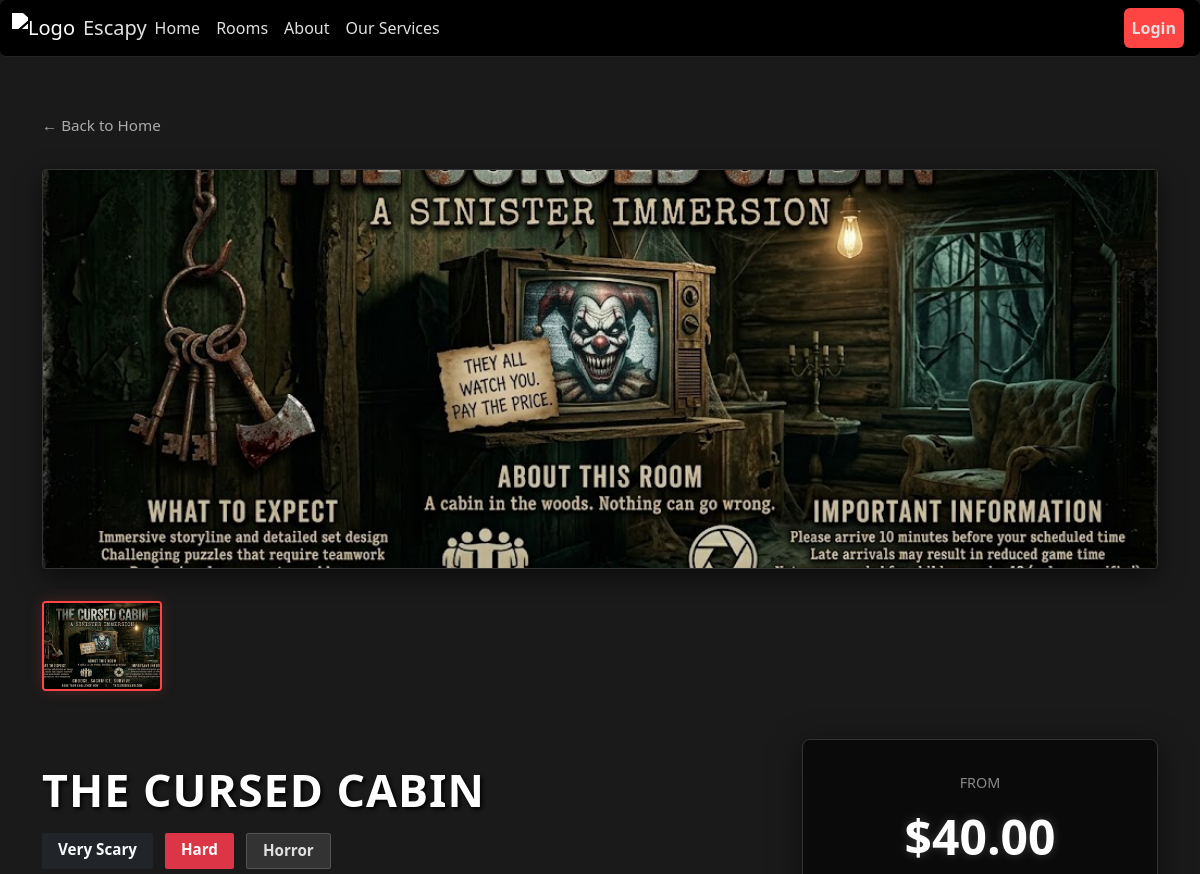
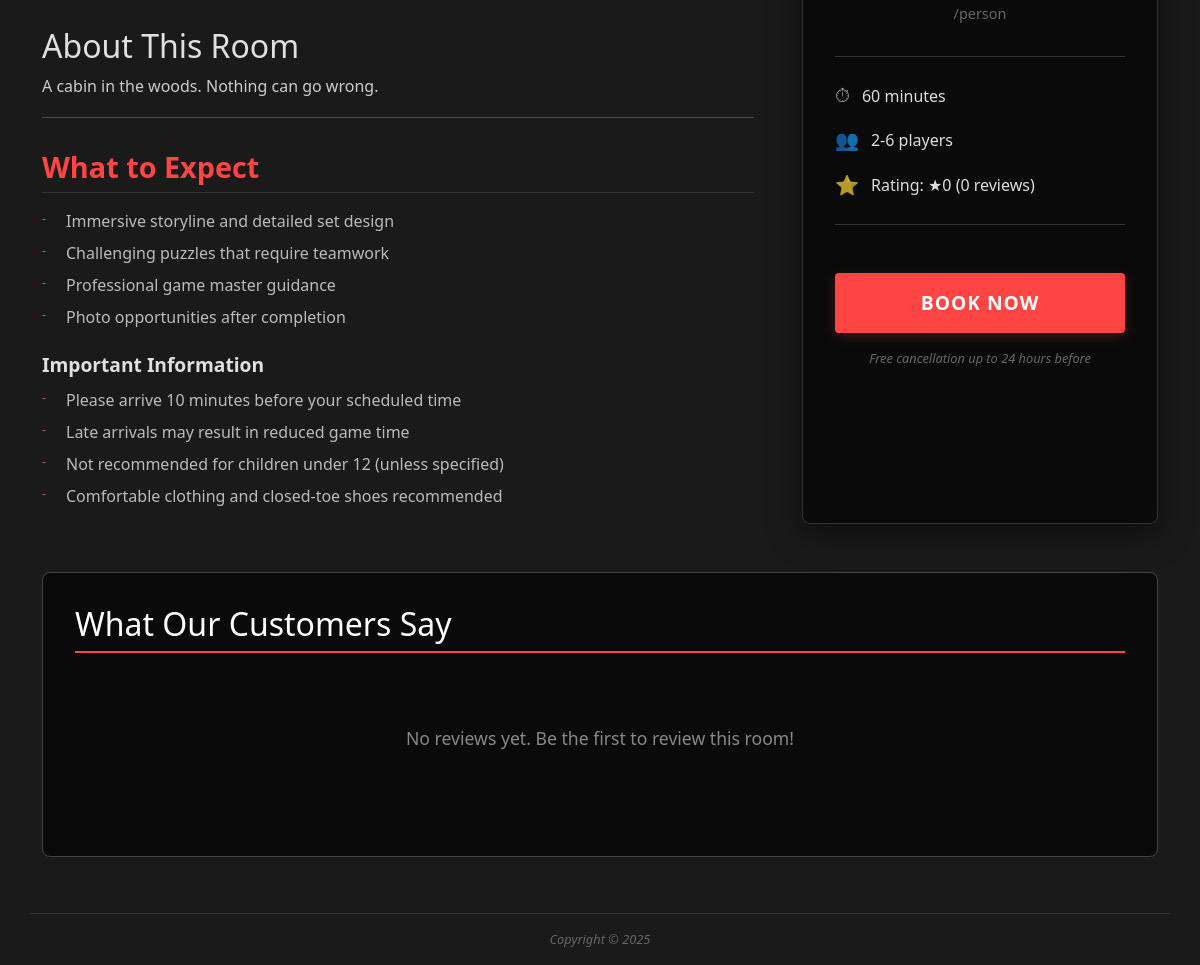
/room.php?name=The+Cursed+Cabin, run on the app's committed database (2 pictures, top to bottom).
### tables this page shows
CREATE TABLE IF NOT EXISTS `RoomImages` (
  `imageID` int unsigned NOT NULL AUTO_INCREMENT,
  `Rooms_roomID` int unsigned NOT NULL,
  `imagePath` varchar(255) NOT NULL,
  `is_featured` tinyint(1) DEFAULT '0',
  `created_at` timestamp NULL DEFAULT CURRENT_TIMESTAMP,
  PRIMARY KEY (`imageID`),
  KEY `fk_RoomImages_Rooms_idx` (`Rooms_roomID`),
  CONSTRAINT `fk_RoomImages_Rooms` FOREIGN KEY (`Rooms_roomID`) REFERENCES `Rooms` (`roomID`) ON DELETE CASCADE
);

CREATE TABLE `Rooms` (
  `roomID` int unsigned NOT NULL AUTO_INCREMENT,
  `roomName` varchar(100) NOT NULL,
  `roomDescription` text NOT NULL,
  `roomMax` tinyint unsigned NOT NULL,
  `roomMin` tinyint unsigned NOT NULL,
  `roomDuration` tinyint unsigned NOT NULL,
  `roomDifficulty` enum('Easy','Medium','Hard','Very Hard') NOT NULL,
  `roomLocation` varchar(45) NOT NULL,
  `roomFearLevel` enum('Not Scary','Mildly Scary','Scary','Very Scary') NOT NULL,
  `roomExperienceType` enum('No Live Actor','Live Actor') NOT NULL,
  `roomGenre` enum('Horror','Thriller','Fantasy','Adventure','Mystery') NOT NULL,
  `roomPricePeak` decimal(10,2) NOT NULL,
  `roomPriceOffPeak` decimal(10,2) NOT NULL,
  `imagePath` varchar(255) NULL DEFAULT 'images/placeholder.png',
  PRIMARY KEY (`roomID`),
  UNIQUE KEY `roomID_UNIQUE` (`roomID`)
);

### src/inc/functions.php (called while the page is built, shortened)
<?php
function sanitize_input($data)
{
    $data = trim($data);
    $data = stripslashes($data);
    $data = htmlspecialchars($data);
    return $data;
}
function getBadgeColor($fearLevel)
{
    switch ($fearLevel) {
        case 'Very Scary':
            return 'bg-dark text-light';
    }
}
function getDifficultyColor($roomDifficulty)
{
    switch ($roomDifficulty) {
        case 'Hard':
            return 'bg-danger';
    }
}

### src/inc/review_functions.php (called while the page is built, shortened)
<?php
function getRoomReviews($room_id) {
    require_once __DIR__ . "/functions.php";
    $conn = getDBconnection();
    $stmt = $conn->prepare("SELECT r.*, u.username, u.email
            FROM Reviews r
            JOIN Users u ON r.Users_userID = u.userID
            WHERE r.Rooms_roomID = ?
            ORDER BY r.created_at DESC");
    $stmt->bind_param("i", $room_id);
    $stmt->execute();
    $result = $stmt->get_result();
    $reviews = [];
    return $reviews;
}
?>

### src/room.php (the view, shortened to what this page needs)
<?php
include "inc/functions.php";
include "inc/review_functions.php";
$conn = getDBconnection();
$room = null;
$roomImages = [];
if (isset($_GET['name'])) {
    $room_name = sanitize_input($_GET['name']);
    $stmt = $conn->prepare("SELECT * FROM Rooms WHERE roomName = ?");
    $stmt->bind_param("s", $room_name);
    $stmt->execute();
    $result = $stmt->get_result();
    if ($result->num_rows > 0) {
        $room = $result->fetch_assoc();
        $room_id = $room['roomID'];
        $imgStmt = $conn->prepare("SELECT imageID, imagePath, is_featured FROM RoomImages WHERE Rooms_roomID = ? ORDER BY is_featured DESC, created_at ASC");
        $imgStmt->bind_param("i", $room_id);
        $imgStmt->execute();
        $imgResult = $imgStmt->get_result();
        $roomImages = $imgResult->fetch_all(MYSQLI_ASSOC);
        $rating_stmt = $conn->prepare("SELECT AVG(rating) as avg_rating, COUNT(*) as review_count FROM Reviews WHERE Rooms_roomID = ?");
        $rating_stmt->bind_param("i", $room_id);
        $rating_stmt->execute();
        $rating_result = $rating_stmt->get_result();
        $rating_data = $rating_result->fetch_assoc();
        $avg_rating = round($rating_data['avg_rating'] ?? 0, 1);
        $review_count = $rating_data['review_count'] ?? 0;
    }
} else {
    echo "No room specified.";
}
?>
<!DOCTYPE html>
<html lang="en">
<head>
    <?php include "inc/head.inc.php" ?>
    <link rel="stylesheet" href="css/rooms.css?v=<?php echo time(); ?>">
    <link rel="stylesheet" href="css/rating.css?v=<?php echo time(); ?>">
    <link rel="stylesheet" href="css/popup.css">
</head>
<body>
    <?php include "inc/nav.inc.php" ?>
    <main class="page-content" title="Rooms">
        <div class="container">
            <a href="index.php" class="back-link">← Back to Home</a>
            <?php if ($room): ?>
                <?php
                $primaryImage = !empty($roomImages)
                    ? htmlspecialchars(str_replace(' ', '%20', $roomImages[0]['imagePath']))
                    : htmlspecialchars(str_replace(' ', '%20', $room['imagePath'] ?? '/images/placeholder.png'));
                ?>
                <img src="<?php echo $primaryImage; ?>"
                    alt="<?php echo htmlspecialchars($room['roomName']) ?>" class="room-hero" id="heroImage">
                <div class="thumbnail-gallery">
                    <?php if (!empty($roomImages)): ?>
                        <?php foreach ($roomImages as $index => $img): ?>
                            <img src="<?php echo htmlspecialchars(str_replace(' ', '%20', $img['imagePath'])); ?>"
                                alt="Room Image <?php echo $index + 1; ?>"
                                class="<?php echo $index === 0 ? 'active' : ''; ?>"
                                onclick="changeHeroImage(this.src)">
                        <?php endforeach; ?>
                    <?php endif; ?>
                </div>
                <div class="room-content">
                    <div class="room-details">
                        <h1 class="room-title"><?php echo htmlspecialchars($room['roomName']) ?></h1>
                        <div class="room-badges">
                            <span class="badge <?php echo getBadgeColor($room['roomFearLevel']); ?>"><?php echo htmlspecialchars($room['roomFearLevel']); ?></span>
                            <span class="badge <?php echo getDifficultyColor($room['roomDifficulty']); ?>"><?php echo htmlspecialchars($room['roomDifficulty']); ?></span>
                            <span class="badge bg-light text-dark"><?php echo htmlspecialchars($room['roomGenre']) ?></span>
                        </div>
                        <h2>About This Room</h2>
                        <p><?php echo htmlspecialchars($room['roomDescription']) ?></p>
                        <hr>
                        <h3>What to Expect</h3>
                        <ul>
                            <li>Immersive storyline and detailed set design</li>
                            <li>Challenging puzzles that require teamwork</li>
                            <li>Professional game master guidance</li>
                            <li>Photo opportunities after completion</li>
                        </ul>
                        <h4>Important Information</h4>
                        <ul>
                            <li>Please arrive 10 minutes before your scheduled time</li>
                            <li>Late arrivals may result in reduced game time</li>
                            <li>Not recommended for children under 12 (unless specified)</li>
                            <li>Comfortable clothing and closed-toe shoes recommended</li>
                        </ul>
                    </div>
                    <div class="pricing-card">
                        <div class="price-label">From</div>
                        <div class="price"> $<?php echo $room['roomPriceOffPeak'] ?></div>
                        <div style="color: #666; font-size: 0.9rem; margin-bottom: 1rem;">/person</div>
                        <ul class="price-details">
                            <li><?php echo $room['roomDuration'] ?> minutes </li>
                            <li><?php echo $room['roomMin'] . '-' . $room['roomMax']; ?> players</li>
                            <li>Rating: ★<?php echo $avg_rating; ?> (<?php echo $review_count; ?> reviews)</li>
                        </ul>
                        <button type="button" id="openPopup" name="openPopup" class="book-btn">Book Now</button>
                        <p class="cancellation-note">Free cancellation up to 24 hours before</p>
                    </div>
                </div>
                <div class="reviews-section">
                    <h2>What Our Customers Say</h2>
                    <?php
                    $reviews = getRoomReviews($room_id);
                    if (count($reviews) > 0):
                    ?>
                        <div class="reviews-summary">
                            <div aria-hidden="true">
                                <?php echo displayStarRating($avg_rating); ?>
                            </div>
                            <div class="reviews-summary-rating">
                                <?php echo $avg_rating; ?> out of 5
                            </div>
                            <div class="reviews-summary-count">
                                Based on <?php echo $review_count; ?> <?php echo $review_count == 1 ? 'review' : 'reviews'; ?>
                            </div>
                        </div>
                        <div class="reviews-list">
                            <?php foreach ($reviews as $review): ?>
                                <div class="review-item">
                                    <div class="review-header">
                                        <div>
                                            <div class="review-username">
                                                <?php echo htmlspecialchars($review['username']); ?>
                                            </div>
                                            <div class="review-stars">
                                                <?php echo displayStarRating($review['rating']); ?>
                                            </div>
                                        </div>
                                        <div class="review-date">
                                            <?php
                                            $date = new DateTime($review['created_at']);
                                            echo $date->format('M j, Y');
                                            ?>
                                        </div>
                                    </div>
                                    <?php if (!empty($review['comment'])): ?>
                                        <div class="review-comment">
                                            <?php echo nl2br(htmlspecialchars($review['comment'])); ?>
                                        </div>
                                    <?php endif; ?>
                                </div>
                            <?php endforeach; ?>
                        </div>
                    <?php else: ?>
                        <div class="reviews-empty">
                            <p>No reviews yet. Be the first to review this room!</p>
                        </div>
                    <?php endif; ?>
                </div>
        </div>
    <?php endif; ?>
    </main>
    <?php
    include "inc/footer.inc.php";
    ?>
</body>
</html>

### data on the page
roomimages: imagePath (picture)
rooms: roomName "THE CURSED CABIN", roomFearLevel "Very Scary", roomDifficulty "Hard", roomGenre "Horror", roomDescription "A cabin in the woods. Nothing can go wrong.", roomPriceOffPeak "40.00", roomDuration "60", roomMin "2", roomMax "6"

### other printed values
$avg_rating "0"
$review_count "0"
